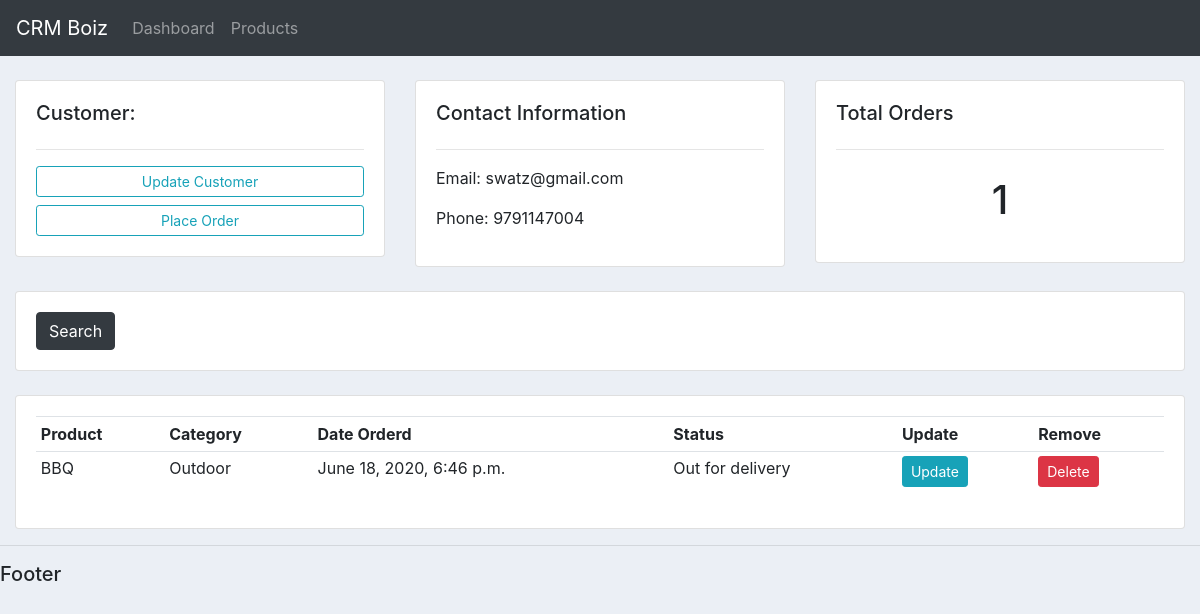
The app's page /customer/2, older data.
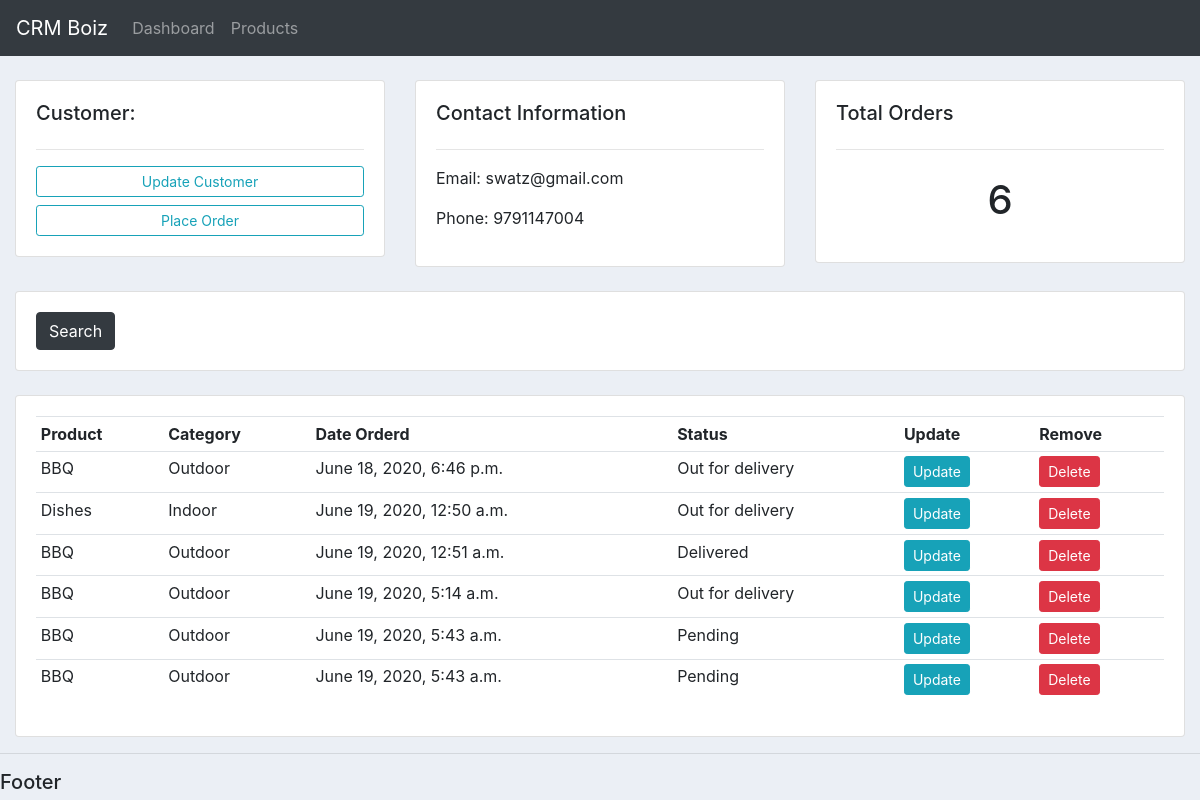
The same page, newer data.
### accounts/models.py (models this page shows)
class Order(models.Model):
    STATUS = (
        ('Pending', 'Pending'),
        ('Out for delivery', 'Out for delivery'),
        ('Delivered', 'Delivered')
    )
    customer = models.ForeignKey(
        Customer, null=True, on_delete=models.SET_NULL)
    product = models.ForeignKey(Product, null=True, on_delete=models.SET_NULL)
    status = models.CharField(max_length=200, null=True, choices=STATUS)
    date_created = models.DateTimeField(auto_now_add=True)

class Product(models.Model):
    CATEGORY = (
        ('Indoor', 'Indoor'),
        ('Outdoor', 'Outdoor')
    )
    tags = models.ManyToManyField(Tag)
    name = models.CharField(max_length=200, null=True)
    price = models.FloatField(null=True)
    category = models.CharField(max_length=200, null=True, choices=CATEGORY)
    description = models.CharField(max_length=200, null=True, blank=True)
    date_created = models.DateTimeField(auto_now_add=True)
    def __str__(self):
        return self.name

### accounts/views.py (the view)
# urls.py: path('customer/<str:pk>', views.customer, name="customer"),
def customer(request, pk):
    customer = Customer.objects.get(id=pk)
    orders = customer.order_set.all()
    order_count = orders.count()
    context = {'customer': customer,
               'orders': orders, 'order_count': order_count}
    return render(request, 'accounts/customer.html', context)

### accounts/templates/accounts/customer.html
{% extends 'accounts/main.html' %} {% block content %}
<br />
<div class="row">
  <div class="col-md">
    <div class="card card-body">
      <h5>Customer:</h5>
      <hr />
      <a class="btn btn-outline-info btn-sm btn-block" href=""
        >Update Customer</a
      >
      <a class="btn btn-outline-info btn-sm btn-block" href="{% url 'user_create_order' customer.id%}"
        >Place Order</a
      >
    </div>
  </div>
  <div class="col-md">
    <div class="card card-body">
      <h5>Contact Information</h5>
      <hr />
      <p>Email: {{ customer.email }}</p>
      <p>Phone: {{ customer.phone }}</p>
    </div>
  </div>
  <div class="col-md">
    <div class="card card-body">
      <h5>Total Orders</h5>
      <hr />
      <h1 style="text-align: center; padding: 10px;">{{order_count}}</h1>
    </div>
  </div>
</div>
<br />
<div class="row">
  <div class="col">
    <div class="card card-body">
      <form method="get">
        <button class="btn btn-dark" type="submit">Search</button>
      </form>
    </div>
  </div>
</div>
<br />
<div class="row">
  <div class="col-md">
    <div class="card card-body">
      <table class="table table-sm">
        <tr>
          <th>Product</th>
          <th>Category</th>
          <th>Date Orderd</th>
          <th>Status</th>
          <th>Update</th>
          <th>Remove</th>
        </tr>
        {% for order in orders %}
          <tr>
            <td>{{order.product}}</td>
            <td>{{order.product.category}}</td>
            <td>{{order.date_created}}</td>
            <td>{{order.status}}</td>
            <td><a class="btn btn-sm btn-info" href="{% url 'update_order' order.id %}">Update</a></td>
            <td><a class="btn btn-sm btn-danger" href="{% url 'delete_order' order.id %}">Delete</a></td>
          </tr>
        {% endfor %}
      </table>
    </div>
  </div>
</div>
{% endblock %}

Row changes from the older to the newer data that the page shows:
added Order: product "Dishes", product.category "Indoor", date_created "June 19, 2020, 12:50 a.m.", status "Out for delivery"
added Order: product "BBQ", product.category "Outdoor", date_created "June 19, 2020, 12:51 a.m.", status "Delivered"
added Order: product "BBQ", product.category "Outdoor", date_created "June 19, 2020, 5:14 a.m.", status "Out for delivery"
added Order: product "BBQ", product.category "Outdoor", date_created "June 19, 2020, 5:43 a.m.", status "Pending"
added Order: product "BBQ", product.category "Outdoor", date_created "June 19, 2020, 5:43 a.m.", status "Pending"
Text that changed along with them:
{{ order_count }}: "1" → "6"
